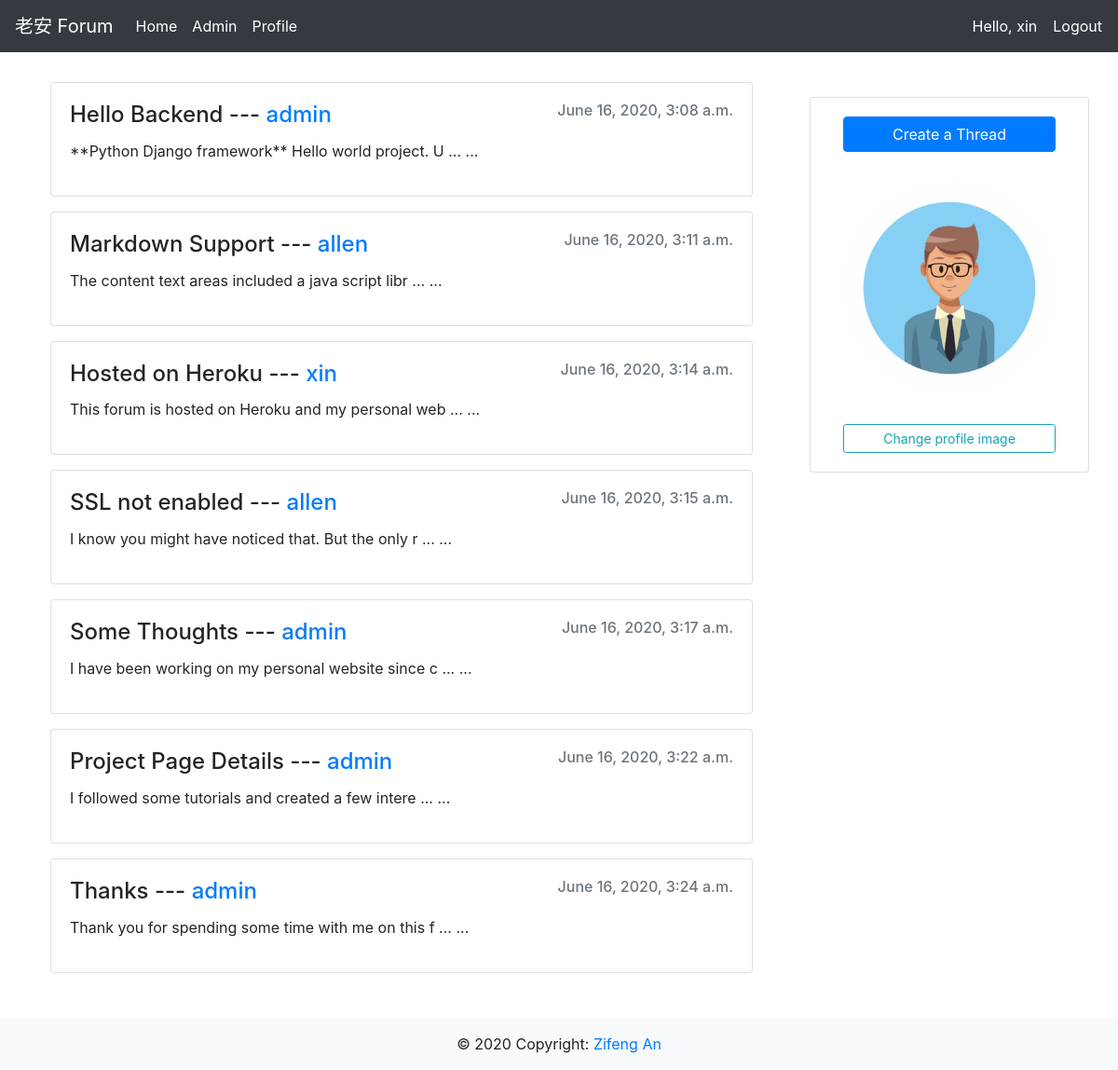
The page /forum/ (signed in) on the database as committed earlier.
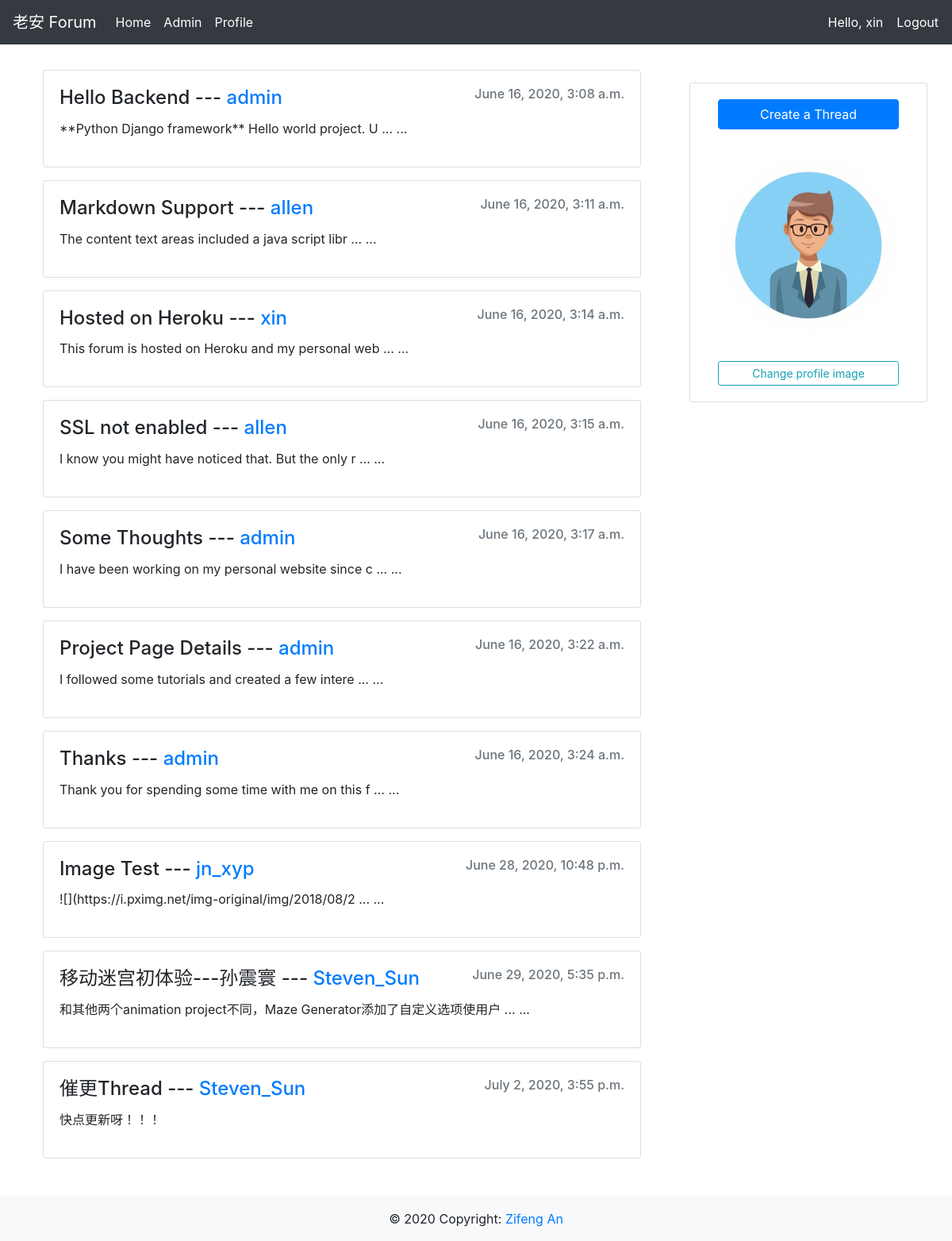
The same page on the database as committed later.
### forum/models.py (models this page shows, shortened)
class Threads(models.Model):
    author = models.ForeignKey(ForumUser, on_delete=models.CASCADE, related_name='threads',
                               related_query_name='threads')
    date_created = models.DateTimeField(auto_now_add=True)
    title = models.TextField()
    content = models.TextField()

class ForumUser(models.Model):
    user = models.OneToOneField(User, on_delete=models.CASCADE, related_name='forum_user',
                                related_query_name='forum_user')
    picture = models.ImageField(default='avatar.jpg')  #default="discord.png"
    date_created = models.DateTimeField(auto_now_add=True)
    def __str__(self):
        return self.user.username

### forum/views.py (the view, shortened to what this page needs)
# urls.py: 2. Add a URL to urlpatterns:  path('', views.home, name='home')
def home(request):
    threads = Threads.objects.all()
    for thread in threads:
        if len(thread.content) > 50:
            thread.content = thread.content[:50]
            thread.content += ' ... ...'
    context = {'threads': threads}
    return render(request, 'forum/home.html', context)

### forum/templates/forum/home.html (shortened to what this page needs)
{% extends 'forum/layout.html' %}
{% block content %}
    <div class="d-flex flex-row bd-highlight mb-3 align-items-start justify-content-around">
        <div class="col-8 m-4 d-flex flex-column">
            {% if threads %}
                {% for thread in threads %}
                    <div class="card m-2" onclick="window.location='{% url 'forum:createPost' thread.id %}'"
                         style="cursor: pointer">
                        <div class="card-body">
                            <div style="display: flex;flex-direction: row;justify-content: space-between;">
                                <h4 class="card-title">{{ thread.title }} --- <a style="text-decoration: none"
                                                                                 href="{% url 'forum:profile' thread.author.id %}">{{ thread.author }}</a>
                                </h4>
                                <h6 class="mb-2 text-muted">{{ thread.date_created }}</h6>
                            </div>
                            <p class="card-text" id="threadContent{{ thread.id }}">{{ thread.content }}</p>
                        </div>
                    </div>
                {% endfor %}
            {% endif %}
        </div>
        <div class="card col-3 mt-5 mr-4 d-flex flex-column" style="max-width: 400px">
            <div class="card-body align-items-start">
                {% if request.user.is_authenticated %}
                    {% if request.user.forum_user %}
                        <div class="card-text" style="display: flex;flex-direction:column;justify-content: center;">
                            <a href="{% url 'forum:createThread' %}" class="btn btn-primary">Create a Thread</a>
                            {% if request.user.forum_user.picture %}
                                <img style="border-radius: 50%;max-width: 100%;margin: 2em 0"
                                     src="{{ request.user.forum_user.picture.url }}">
                            {% endif %}
                            <button type="button" class="btn btn-outline-info btn-sm" data-toggle="modal"
                                    data-target="#profileModal">
                                Change profile image
                            </button>
                        </div>
                    {% else %}
                        <p class="card-text" style="display: flex;justify-content: center;">
                            <a href="{% url 'forum:activate' %}" class="btn btn-danger">Activate</a>
                        </p>
                    {% endif %}
                {% else %}
                    <h5 class="card-title">
                        Please login first
                    </h5>
                {% endif %}
        </div>
    </div>
    </div>
{% endblock %}

### forum/templates/forum/layout.html (shortened to what this page needs)
{% load static %}
<!DOCTYPE html>
<html lang="en">
<head>
    <link rel="stylesheet" href="https://stackpath.bootstrapcdn.com/bootstrap/4.5.0/css/bootstrap.min.css"
>
    <link href="{% static 'forum/css/common.css' %}" type="text/css" rel="stylesheet">
</head>
<body>
{% include 'forum/header.html' %}
{% block content %}
{% endblock %}
{% include 'forum/footer.html' %}
</body>
</html>

### forum/templates/forum/header.html (shortened to what this page needs)
<header>
    <nav class="navbar navbar-expand-lg navbar-dark bg-dark">
        <a class="navbar-brand" href="/forum/">老安 Forum</a>
        <div class="collapse navbar-collapse" id="navbarSupportedContent">
            <ul class="navbar-nav mr-auto">
                <li class="nav-item active">
                    <a class="nav-link" href="{% url 'forum:home' %}">Home <span class="sr-only">(current)</span></a>
                </li>
                <li class="nav-item active">
                    <a class="nav-link" href="/admin/">Admin</a>
                </li>
                {% if request.user.is_authenticated and request.user.forum_user %}
                 <li class="nav-item active">
                    <a class="nav-link" href="{% url 'forum:profile' request.user.forum_user.id %}">Profile <span class="sr-only">(current)</span></a>
                </li>
                {% endif %}
            </ul>
            {% if  request.user.is_authenticated %}
                <span style="color: #fff; padding: 0.3em 1em 0.3em 0;">Hello, {{ request.user }} </span>
                <span><a class="btn" style="color: #fff; padding: 0; " href="{% url 'authentication:logout' %}">Logout</a></span>
            {% else %}
                <span><a class="btn" style="color: #fff;padding: 0;" href="{% url 'authentication:login' %}">Login</a></span>
            {% endif %}
        </div>
    </nav>
</header>

### forum/templates/forum/footer.html
<footer>
    <div class="footer-copyright text-center py-3 bg-light">© 2020 Copyright:
        <a href="https://allenanzifeng.github.io/">Zifeng An</a>
    </div>
</footer>

Rows that differ between the two databases and show on the page:
added Threads: title "Image Test", author "jn_xyp", date_created "June 28, 2020, 10:48 p.m.", content "![](https://i.pximg.net/img-original/img/2018/08/2 ... ..."
added Threads: title "移动迷宫初体验---孙震寰", author "Steven_Sun", date_created "June 29, 2020, 5:35 p.m.", content "和其他两个animation project不同，Maze Generator添加了自定义选项使用户 ... ..."
added Threads: title "催更Thread", author "Steven_Sun", date_created "July 2, 2020, 3:55 p.m.", content "快点更新呀！！！"
